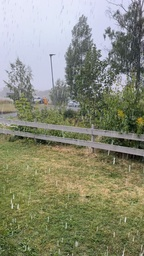
#> input picture lab04/data/rot_03.jpg, 144 x 256 px, shrunk from 540 x 960 before the run
$ python matching.py
#> lines starting #> are read from the running program, lines starting #| are printed output that depends on the picture
### lab04/src/utils.py
# common stuff: SIFT matching with the ratio test, reprojection error

import csv
import os

import cv2
import numpy as np

LAB = os.path.dirname(os.path.dirname(os.path.abspath(__file__)))
DATA = os.path.join(LAB, "data")
RESULTS = os.path.join(LAB, "results")
FIG = os.path.join(LAB, "figures")

os.makedirs(RESULTS, exist_ok=True)
os.makedirs(FIG, exist_ok=True)

sift = cv2.SIFT_create()
matcher = cv2.BFMatcher(cv2.NORM_L2)


def load(name):
#> called with name = 'rot_03.jpg'
    return cv2.imread(os.path.join(DATA, name))
#> returned value is the input picture: shape (256, 144, 3); mean B, G, R 119.9, 139.6, 137.1
#> call 2 of load, with name = 'rot_04.jpg'
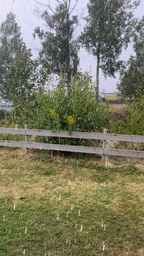
#> input picture lab04/data/rot_04.jpg, 144 x 256 px, shrunk from 540 x 960 before the run
#> in load, returned value is the input picture: shape (256, 144, 3); mean B, G, R 99.2, 121.6, 123.2


def features(image):
    gray = cv2.cvtColor(image, cv2.COLOR_BGR2GRAY)
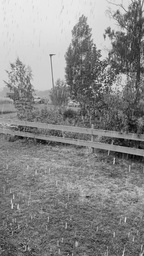
#> gray: shape (256, 144); min 0, max 237, mean 136.6
    return sift.detectAndCompute(gray, None)


def ratio_matches(desc1, desc2, t=0.7):
    # two nearest neighbours, keep the pair if the first is clearly closer than the second
    good = []
    for m, n in matcher.knnMatch(desc1, desc2, k=2):
        if m.distance < t * n.distance:
            good.append(m)
    return good


def mutual_matches(desc1, desc2, t=0.7):
    # ratio test in both directions, keep a pair only if it is found both ways
    forward = ratio_matches(desc1, desc2, t)
    backward = {m.queryIdx: m.trainIdx for m in ratio_matches(desc2, desc1, t)}
    return [m for m in forward if backward.get(m.trainIdx) == m.queryIdx]


def match_points(kp1, kp2, matches):
    src = np.float32([kp1[m.queryIdx].pt for m in matches])
    dst = np.float32([kp2[m.trainIdx].pt for m in matches])
    return src, dst


def reprojection_error(H, src, dst):
    # distance between H * src and dst, per point
    moved = cv2.perspectiveTransform(src.reshape(-1, 1, 2), H).reshape(-1, 2)
    return np.linalg.norm(moved - dst, axis=1)


def save_csv(name, header, rows):
    with open(os.path.join(RESULTS, name), "w", newline="", encoding="utf-8") as f:
        writer = csv.writer(f)
        writer.writerow(header)
        writer.writerows(rows)

### lab04/src/matching.py
# Lab 4, parts A and B: ratio test, mutual check, least-squares homography without outlier removal

import os

import cv2
import numpy as np

from utils import FIG, features, load, match_points, mutual_matches, ratio_matches, reprojection_error, save_csv

np.random.seed(42)

NAME1, NAME2 = "rot_03.jpg", "rot_04.jpg"   # neighbouring frames, about 40 % overlap
img1, img2 = load(NAME1), load(NAME2)
kp1, desc1 = features(img1)
#> kp1 = 311 keypoints; strongest (x, y, size): (22, 137, 2.4), (109, 66, 2.1), (118, 12, 2.2), (44, 142, 3.7)
kp2, desc2 = features(img2)
#> in features (call 2), `gray = cv2.cvtColor(image, cv2.COLOR_BGR2GRAY)`:
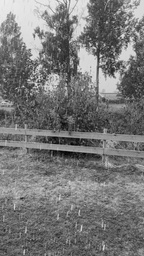
#> gray: shape (256, 144); min 0, max 240, mean 119.6
#> kp2 = 461 keypoints; strongest (x, y, size): (122, 36, 2.5), (100, 69, 1.9), (127, 53, 11.1), (87, 61, 14.7)
print(f"{NAME1}: {len(kp1)} points, {NAME2}: {len(kp2)} points")
#| rot_03.jpg: 311 points, rot_04.jpg: 461 points

# Steps 3-4. Candidates for different ratio thresholds, with and without the mutual check
rows = []
for t in [0.5, 0.6, 0.7, 0.8, 0.9, 0.95]:
    ratio = ratio_matches(desc1, desc2, t)
    mutual = mutual_matches(desc1, desc2, t)
    print(f"T = {t}: ratio test {len(ratio)}, + mutual {len(mutual)}")
    rows.append([t, len(ratio), len(mutual)])
#> this loop made 6 passes
#> (ratio, forward in mutual_matches, mutual) on passes 1 to 6: (31 matches, 31 matches, 27 matches), (41 matches, 41 matches, 36 matches), (53 matches, 53 matches, 46 matches), (73 matches, 73 matches, 59 matches), (112 matches, 112 matches, 78 matches), (190 matches, 190 matches, 113 matches)
#| T = 0.5: ratio test 31, + mutual 27
#| T = 0.6: ratio test 41, + mutual 36
#| T = 0.7: ratio test 53, + mutual 46
#| T = 0.8: ratio test 73, + mutual 59
#| T = 0.9: ratio test 112, + mutual 78
#| T = 0.95: ratio test 190, + mutual 113
#> after the loop, rows = [[0.5, 31, 27], [0.6, 41, 36], [0.7, 53, 46], [0.8, 73, 59], [0.9, 112, 78], [0.95, 190, 113]]
save_csv("ratio_test.csv", ["T", "ratio test", "ratio test + mutual"], rows)

# Step 5. Raw candidates at T = 0.8, wrong lines are visible
raw = ratio_matches(desc1, desc2, 0.8)
#> after the loop in ratio_matches (call 19), `for m, n in matcher.knnMatch(desc1, desc2, k=2):`: good = 73 matches
#> raw = 73 matches
pic = cv2.drawMatches(img1, kp1, img2, kp2, raw, None, flags=cv2.DrawMatchesFlags_NOT_DRAW_SINGLE_POINTS)
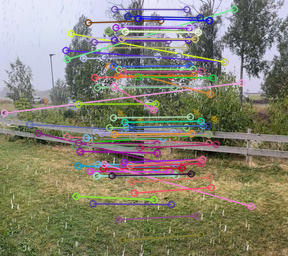
#> pic: shape (256, 288, 3); mean B, G, R 113.7, 130.6, 133.3
cv2.imwrite(os.path.join(FIG, "raw_matches.jpg"), pic)

# Steps 6-7. Plain least squares on all candidates (method 0 = no outlier rejection)
src, dst = match_points(kp1, kp2, raw)
#> in match_points, `src = np.float32([kp1[m.queryIdx].pt for m in matches])`: src = 73 pairs, first value 3.99 to 139.5, second value 8.88 to 239.8
#> in match_points, `dst = np.float32([kp2[m.trainIdx].pt for m in matches])`: dst = 73 pairs, first value 7.29 to 106.8, second value 8.78 to 234.4
H, _ = cv2.findHomography(src, dst, 0)
#> H = [[-5.21, 0.68, -4.4], [-11.44, -9.38, 1093.5], [-0.113, 0.00221, 1]]
err = reprojection_error(H, src, dst)
#> in reprojection_error, `moved = cv2.perspectiveTransform(src.reshape(-1, 1, 2), H).reshape(-1,..`: moved = 73 pairs, first value 35.92 to 64.32, second value -11.25 to 226.5
#> err = 73 values, max 99.24 at index 0, min 3.28 at index 40, mean 23.65
print(f"\nleast squares on {len(raw)} candidates: mean error {err.mean():.1f} px, max {err.max():.1f} px")
#| least squares on 73 candidates: mean error 23.7 px, max 99.2 px

h, w = img2.shape[:2]
#> h = 256; w = 144
warped = cv2.warpPerspective(img1, H, (w * 2, h))
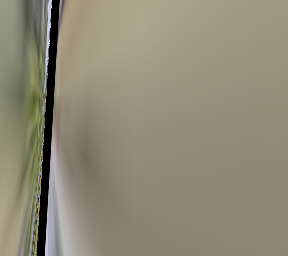
#> warped: shape (256, 288, 3); mean B, G, R 118.8, 138.1, 142.1
cv2.imwrite(os.path.join(FIG, "lsq_warp.jpg"), warped)
save_csv("lsq_homography.csv", ["candidates", "mean error, px", "median error, px", "max error, px"],
         [[len(raw), round(err.mean(), 2), round(np.median(err), 2), round(err.max(), 2)]])
